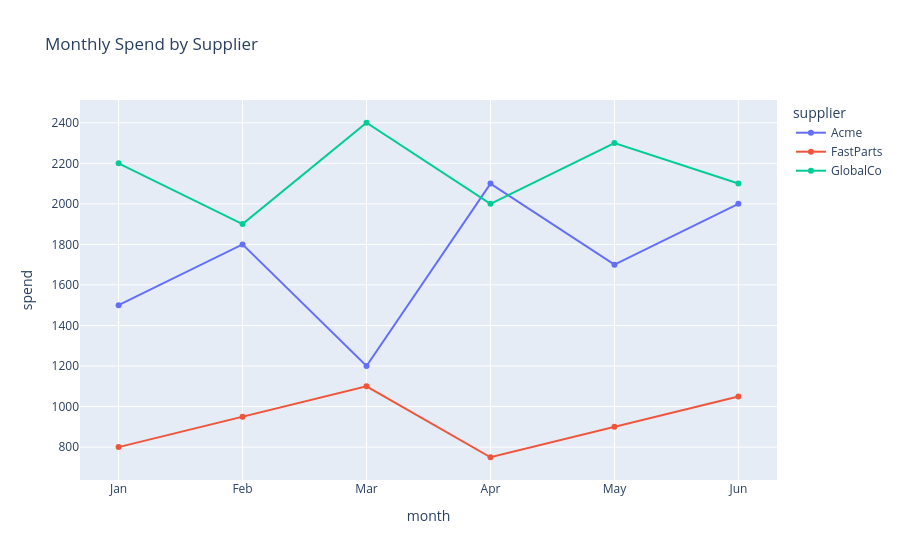
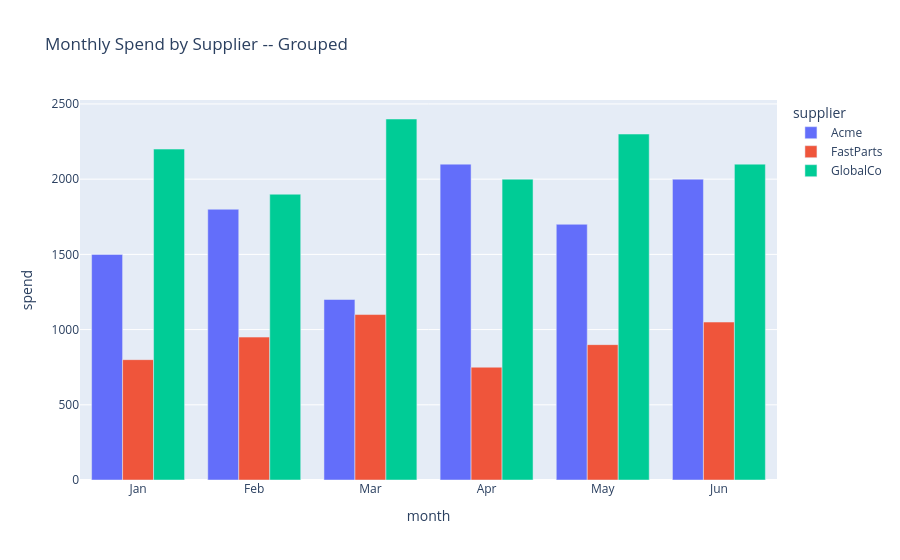

The notebook cell saved with these charts, in order:
### Code cell
# Exercie 2 -- Replicate M7.2 Charts Using Plotly

# multi-line chart with one line per supplier
fig = px.line(
    df,
    x="month",
    y="spend",
    color="supplier",
    markers=True,
    title="Monthly Spend by Supplier"
)
fig.show()

# grouped bar chart
fig = px.bar(
    df,
    x="month",
    y="spend",
    color="supplier",
    barmode="group",
    title="Monthly Spend by Supplier -- Grouped"
)
fig.show()

### Figure 1 — Plotly figure (JSON) as saved in the notebook; plotly's stock layout.template omitted (floating-point values rounded to 4 significant figures)
{"data": [{"hovertemplate": "supplier=Acme<br>month=%{x}<br>spend=%{y}<extra></extra>", "legendgroup": "Acme", "line": {"color": "#636efa", "dash": "solid"}, "marker": {"symbol": "circle"}, "mode": "lines+markers", "name": "Acme", "orientation": "v", "showlegend": true, "type": "scatter", "x": ["Jan", "Feb", "Mar", "Apr", "May", "Jun"], "xaxis": "x", "y": [1500, 1800, 1200, 2100, 1700, 2000], "yaxis": "y"}, {"hovertemplate": "supplier=FastParts<br>month=%{x}<br>spend=%{y}<extra></extra>", "legendgroup": "FastParts", "line": {"color": "#EF553B", "dash": "solid"}, "marker": {"symbol": "circle"}, "mode": "lines+markers", "name": "FastParts", "orientation": "v", "showlegend": true, "type": "scatter", "x": ["Jan", "Feb", "Mar", "Apr", "May", "Jun"], "xaxis": "x", "y": [800, 950, 1100, 750, 900, 1050], "yaxis": "y"}, {"hovertemplate": "supplier=GlobalCo<br>month=%{x}<br>spend=%{y}<extra></extra>", "legendgroup": "GlobalCo", "line": {"color": "#00cc96", "dash": "solid"}, "marker": {"symbol": "circle"}, "mode": "lines+markers", "name": "GlobalCo", "orientation": "v", "showlegend": true, "type": "scatter", "x": ["Jan", "Feb", "Mar", "Apr", "May", "Jun"], "xaxis": "x", "y": [2200, 1900, 2400, 2000, 2300, 2100], "yaxis": "y"}], "layout": {"legend": {"title": {"text": "supplier"}, "tracegroupgap": 0}, "title": {"text": "Monthly Spend by Supplier"}, "xaxis": {"anchor": "y", "domain": [0, 1], "title": {"text": "month"}}, "yaxis": {"anchor": "x", "domain": [0, 1], "title": {"text": "spend"}}}}

### Figure 2 — Plotly figure (JSON) as saved in the notebook; plotly's stock layout.template omitted (floating-point values rounded to 4 significant figures)
{"data": [{"alignmentgroup": "True", "hovertemplate": "supplier=Acme<br>month=%{x}<br>spend=%{y}<extra></extra>", "legendgroup": "Acme", "marker": {"color": "#636efa", "pattern": {"shape": ""}}, "name": "Acme", "offsetgroup": "Acme", "orientation": "v", "showlegend": true, "textposition": "auto", "type": "bar", "x": ["Jan", "Feb", "Mar", "Apr", "May", "Jun"], "xaxis": "x", "y": [1500, 1800, 1200, 2100, 1700, 2000], "yaxis": "y"}, {"alignmentgroup": "True", "hovertemplate": "supplier=FastParts<br>month=%{x}<br>spend=%{y}<extra></extra>", "legendgroup": "FastParts", "marker": {"color": "#EF553B", "pattern": {"shape": ""}}, "name": "FastParts", "offsetgroup": "FastParts", "orientation": "v", "showlegend": true, "textposition": "auto", "type": "bar", "x": ["Jan", "Feb", "Mar", "Apr", "May", "Jun"], "xaxis": "x", "y": [800, 950, 1100, 750, 900, 1050], "yaxis": "y"}, {"alignmentgroup": "True", "hovertemplate": "supplier=GlobalCo<br>month=%{x}<br>spend=%{y}<extra></extra>", "legendgroup": "GlobalCo", "marker": {"color": "#00cc96", "pattern": {"shape": ""}}, "name": "GlobalCo", "offsetgroup": "GlobalCo", "orientation": "v", "showlegend": true, "textposition": "auto", "type": "bar", "x": ["Jan", "Feb", "Mar", "Apr", "May", "Jun"], "xaxis": "x", "y": [2200, 1900, 2400, 2000, 2300, 2100], "yaxis": "y"}], "layout": {"barmode": "group", "legend": {"title": {"text": "supplier"}, "tracegroupgap": 0}, "title": {"text": "Monthly Spend by Supplier -- Grouped"}, "xaxis": {"anchor": "y", "domain": [0, 1], "title": {"text": "month"}}, "yaxis": {"anchor": "x", "domain": [0, 1], "title": {"text": "spend"}}}}
